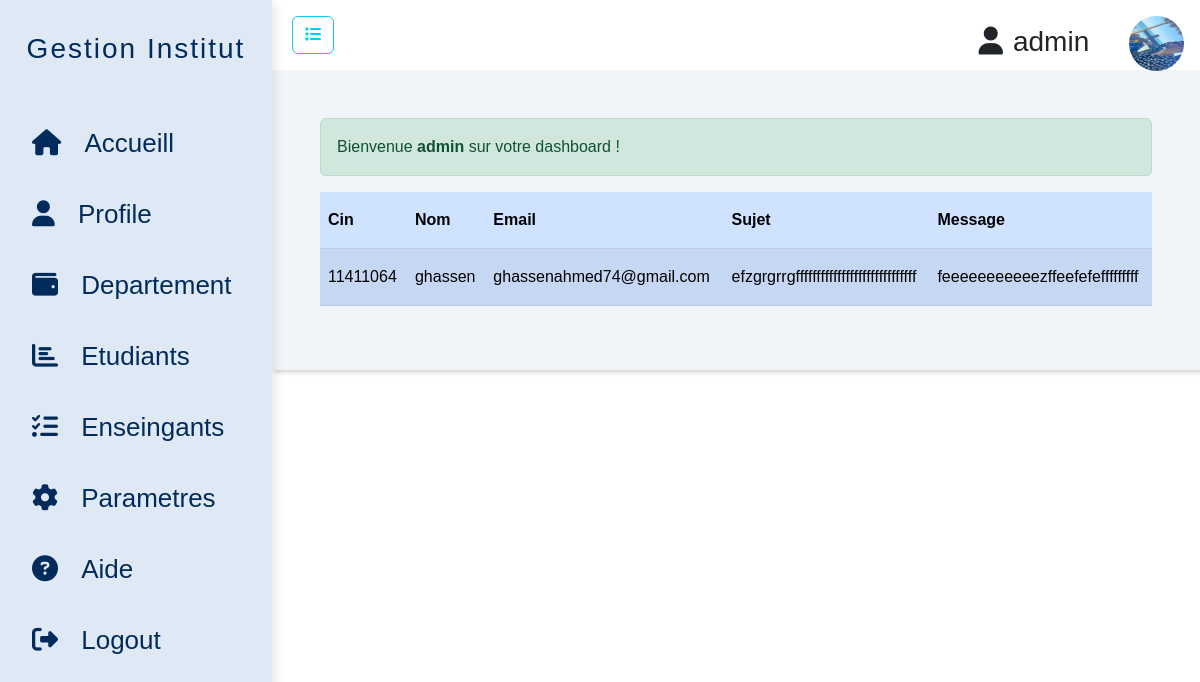
Page /iset/aide/index.php (signed in) on the committed database.
### tables this page shows
CREATE TABLE IF NOT EXISTS `demande` (
  `id` int(11) NOT NULL AUTO_INCREMENT,
  `cin` int(8) NOT NULL,
  `nom` varchar(30) NOT NULL,
  `email` varchar(200) NOT NULL,
  `sujet` varchar(500) NOT NULL,
  `message` varchar(500) NOT NULL,
  PRIMARY KEY (`id`)
);

### iset/aide/index.php (the view, shortened to what this page needs)
<!DOCTYPE html>
<html lang="en">
<head>
<link href="https://cdn.jsdelivr.net/npm/bootstrap@5.2.2/dist/css/bootstrap.min.css" rel="stylesheet"
integrity="sha384-Zenh87qX5JnK2Jl0vWa8Ck2rdkQ2Bzep5IDxbcnCeuOxjzrPF/et3URy9Bv1WTRi">
<link rel="stylesheet" href="https://cdn.jsdelivr.net/npm/bootstrap-icons@1.10.2/font/bootstrap-icons.css" >
    <link rel="stylesheet" href="style.css">
</head>
<body>
    <?php
        include "../../connexion db/db_connect.php";
        $sql="SELECT * FROM demande ";
        $query=$pdo->prepare($sql);
        $query->execute();
        $demandes =$query->fetchAll();
    ?>
    <div class="sidebar">
        <div class="sidebar-title">
            <h3>Gestion Institut</h3>
        </div>
        <div class="sidebar-menu">
        <ul>
            <li><a href="index.php">
                <i class="fas fa-home"></i>
                <span class="nav-item">Accueill</span>
            </a></li>
            <li><a href="../profile/index.php">
                <i class="fas fa-user"></i>
                <span class="nav-item">Profile</span>
            </a></li>
            <li><a href="../departement/index.php">
                <i class="fas fa-wallet"></i>
                <span class="nav-item">Departement</span>
            </a></li>
            <li><a href="../etudiant/index.php">
                <i class="fas fa-chart-bar"></i>
                <span class="nav-item">Etudiants</span>
            </a></li>
            <li><a href="../enseignant/index.php">
                <i class="fas fa-tasks"></i>
                <span class="nav-item">Enseingants</span>
            </a></li>
            <li><a href="">
                <i class="fas fa-cog"></i>
                <span class="nav-item">Parametres</span>
            </a></li>
            <li><a href="#">
                 <i class="fas fa-question-circle"></i>
                <span class="nav-item">Aide</span>
            </a></li>
            <li class="logout"><a href=../../authentification/logout/index.php>
                <i class="fas fa-sign-out-alt"></i>
                <span class="nav-item">Logout</span>
            </a></li>
        </ul>
        </div>
    </div>
    <div class="main-content">
            <div class="p-3 header_admin " style='background:#fff;'>
                <button class="btn btn-outline-info mx-1"  id="btn1"><i class="fa-solid fa-list"></i></button>
                <div class="float-end">
            <h3><span class="user"><i class="fa-solid fa-user"></i></span><?= $_SESSION['utilisateur']?> <img src="../../authentification/upload/<?= $_SESSION['photo']?>" width="55px" height="55px" style='border-radius:50%;margin-left:2rem;'></img></h3>
            </div>
    </div>
        <div class="main p-5 ">
            <main>
            <div class="alert alert-success "role="alert">
                 Bienvenue <strong><?= $_SESSION['utilisateur']?></strong> sur votre dashboard !
            </div>
            <table class="table table-striped table-primary ">
                <thead>
                    <tr>
                        <th scope="col" class="py-3">Cin</th>
                        <th scope="col" class="py-3">Nom</th>
                        <th scope="col" class="py-3">Email</th>
                        <th scope="col" class="py-3">Sujet</th>
                        <th scope="col" class="py-3">Message</th>
                    </tr>
                </thead>
                <tbody>
                <?php foreach($demandes as $demande):?>
                    <tr>
                        <td class="py-3"><?= $demande['cin']?></td>
                        <td class="py-3"><?= $demande['nom']?></td>
                        <td class="py-3"><?= $demande['email']?></td>
                        <td class="py-3"><?= $demande['sujet']?></td>
                        <td class="py-3"><?= $demande['message']?></td>
                    </tr>
                <?php endforeach;?>
                </tbody>
            </table>
            </main>
        </div>
    </div>
</body>
</html>

### iset/aide/style.css (style rules this page uses)
* { box-sizing: border-box; margin: 0; padding: 0; list-style-type: none; font-family: 'Poppins',sans-serif; }
a { text-decoration: none; }
.sidebar { width:17rem; min-width: 17rem; position: fixed; height:100vh; box-shadow: 3px 3px 10px rgba(0,0,0,0.1); transition:all 0.4s; background: #DFE9F5; }
.sidebar-menu li { width: 100%; margin-bottom: 2rem; }
.sidebar-title h3 { text-align: center; margin-top: 1rem; color: #002B5B; font-family:Verdana, Geneva, Tahoma, sans-serif; letter-spacing: 2px; padding-bottom: 50px; padding-top: 1rem; }
.sidebar-menu a { color:#002B5B; font-family:Verdana, Geneva, Tahoma, sans-serif; font-size: 26px !important; text-align: center; }
.nav-item { padding-left:1rem; }
.main-content { box-shadow: 2px 2px 5px rgba(0, 0, 0, 0.2); background: #f1f5f9; width: calc(100%-17rem); margin-left: 17rem; transition:all 0.4s; }
.main-content .user { padding-right: 10px; }
.main { width: calc(100%-17rem); }

### rows in the picture
demande: cin "11411064", nom "ghassen", email "ghassenahmed74@gmail.com", sujet "efzgrgrrgfffffffffffffffffffffffffffff", message "feeeeeeeeeeezffeefefefffffffff"

### other values in the picture
$_SESSION['utilisateur'] "admin"
